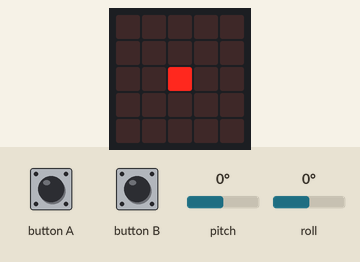
Simulated run of this program. Board: BBC micro:bit (MakeCode). On the bench: the board's 5×5 LED display. The inputs (shaded band) are chosen by the test bench; at power-on: pitch 0°, roll 0°.

Above: at 1.2 s.
1.3 s: pitch set to -172°
At 2.4 s:
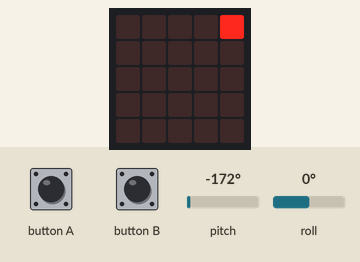
2.8 s: roll set to -172°
At 3.9 s:
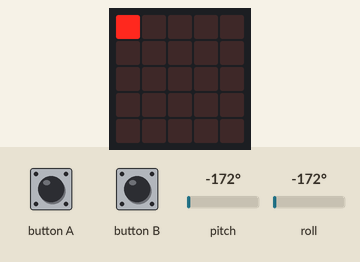
4.3 s: pitch set to 0°
At 5.3 s:
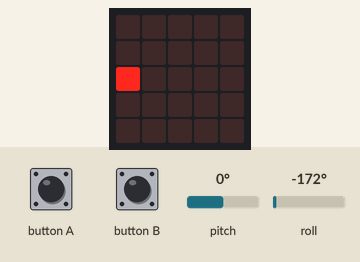
5.8 s: roll set to 90°
At 7.0 s:
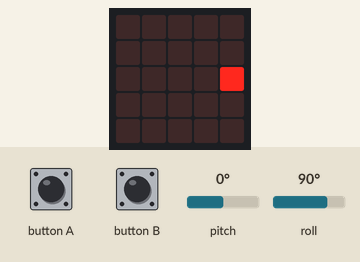
7.3 s: pitch set to 90°
At 8.5 s:
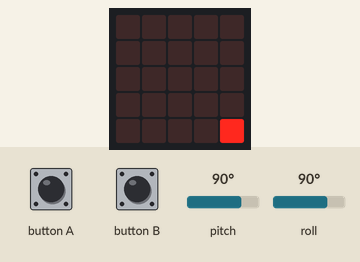
8.8 s: roll set to -90°
At 9.3 s:
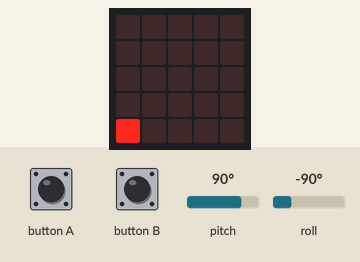
Timing chart, 0 to 11.3 s (numbered marks = the images above; inputs shaded):
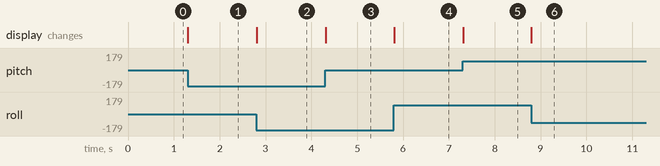

The program:

main.ts
```typescript
class Point{
    constructor(public x :number = 0, public y: number=0){}
}

let previous :Point;
let step = 4;
basic.forever(function () {
    let x = input.rotation(Rotation.Roll)
    let y = input.rotation(Rotation.Pitch)

    x = Math.min(Math.max(x, -step), step)
    y = Math.min(Math.max(y, -step), step)

    x = (x + step) / (step / 2);
    y = (y + step) / (step / 2);
    if (previous != null){
        led.unplot(previous.x, previous.y);
    }
    previous = new Point(x, y)
    led.plot(previous.x, previous.y)
})

input.onButtonPressed(Button.A, ()=>step-=1)
input.onButtonPressed(Button.B, () => step += 1)
```

test.ts
```typescript
// les tests vont ici ; cela ne sera pas compilé si ce paquet est utilisé en tant qu'extension.
```

Measured:
- after the input at 1.3 s, the display: changes at once (image 1)
- after the input at 2.8 s, the display: changes at once (image 2)
- after the input at 4.3 s, the display: changes at once (image 3)
- after the input at 5.8 s, the display: changes at once (image 4)
- after the input at 7.3 s, the display: changes at once (image 5)
- after the input at 8.8 s, the display: changes at once (image 6)
